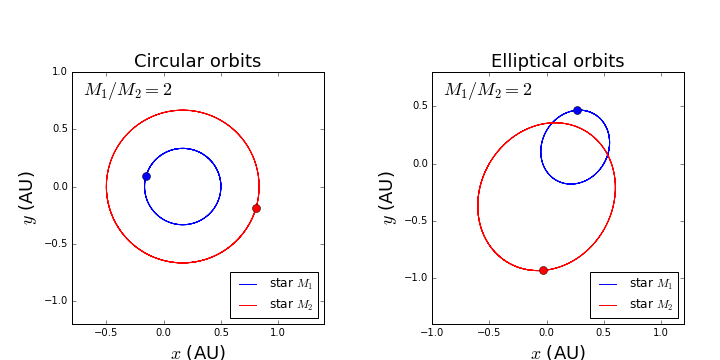

The Python source for this figure:
# -*- coding: utf-8 -*-
"""
Created on Mon Jun 13 15:15:56 2016

@author: asus
"""
from numpy import *
import matplotlib.pyplot as plt

class BINARY(object):
    ''' 
    class BINARY solves for binary star system
    '''
    def __init__(self, _m1=4*pi, _m2=2*pi, _v10=[0,1./3.*sqrt(6.*pi)], _v20=[0,-2./3.*sqrt(6.*pi)], _dt=0.0001, _time=5):
        self.m1=_m1 
        self.m2=_m2
        self.x1, self.y1= [0.5],[0]
        self.vx1, self.vy1= [_v10[0]],[_v10[1]]
        self.x2, self.y2= [-0.5],[0]
        self.vx2, self.vy2=[_v20[0]], [_v20[1]]
        self.dt=_dt
        self.time= _time
        self.n=int(_time/_dt)
        print self.x1[-1],self.y1[-1],self.vx1[-1],self.vy1[-1]
    def cal(self):
        for i in range(self.n):
            self.r=sqrt((self.x1[-1]-self.x2[-1])**2+(self.y1[-1]-self.y2[-1])**2)
            self.vx1.append(self.vx1[-1]+self.dt*(-self.m2*(self.x1[-1]-self.x2[-1])/self.r**3))
            self.vy1.append(self.vy1[-1]+self.dt*(-self.m2*(self.y1[-1]-self.y2[-1])/self.r**3))
            self.vx2.append(self.vx2[-1]+self.dt*(-self.m1*(self.x2[-1]-self.x1[-1])/self.r**3))
            self.vy2.append(self.vy2[-1]+self.dt*(-self.m1*(self.y2[-1]-self.y1[-1])/self.r**3))
            self.x1.append(self.x1[-1]+self.dt*self.vx1[-1])
            self.y1.append(self.y1[-1]+self.dt*self.vy1[-1])
            self.x2.append(self.x2[-1]+self.dt*self.vx2[-1])
            self.y2.append(self.y2[-1]+self.dt*self.vy2[-1])
    def plot_trajectory(self,_ax):
        _ax.plot(self.x1,self.y1,'-b',label='star '+r'$M_1$')
        _ax.plot(self.x2,self.y2,'-r',label='star '+r'$M_2$')
        _ax.plot([self.x1[-1]],[self.y1[-1]],'ob',markersize=8)
        _ax.plot([self.x2[-1]],[self.y2[-1]],'or',markersize=8)
        
fig=plt.figure(figsize=(10,5)) 
ax1=plt.axes([0.1,0.1,0.35,0.7])
ax2=plt.axes([0.6,0.1,0.35,0.7])
ax1.set_xlim(-0.8,1.4)
ax1.set_ylim(-1.2,1.0)
ax2.set_xlim(-1.,1.2)
ax2.set_ylim(-1.4,0.8)
ax1.set_xlabel(r'$x$'+' (AU)',fontsize=18)
ax1.set_ylabel(r'$y$'+' (AU)',fontsize=18)
ax2.set_xlabel(r'$x$'+' (AU)',fontsize=18)
ax2.set_ylabel(r'$y$'+' (AU)',fontsize=18)
ax1.set_title('Circular orbits',fontsize=18)
ax2.set_title('Elliptical orbits',fontsize=18)
ax1.text(-0.7,0.8,'$M_1/M_2=2$',fontsize=18)
ax2.text(-0.9,0.6,'$M_1/M_2=2$',fontsize=18)

cmp=BINARY()
cmp.cal()
cmp.plot_trajectory(ax1)

cmp=BINARY(4*pi,2*pi,[1./3.*sqrt(6*pi)*sin(pi/6.),1./3.*sqrt(6*pi)*cos(pi/6.)],[-2./3.*sqrt(6*pi)*sin(pi/6.),-2./3.*sqrt(6*pi)*cos(pi/6.)])
cmp.cal()
cmp.plot_trajectory(ax2)

ax1.legend(loc='lower right')
ax2.legend(loc='lower right')


plt.savefig('planet1.png')
plt.show()
